Frame 1 (no input): blank canvas, image omitted
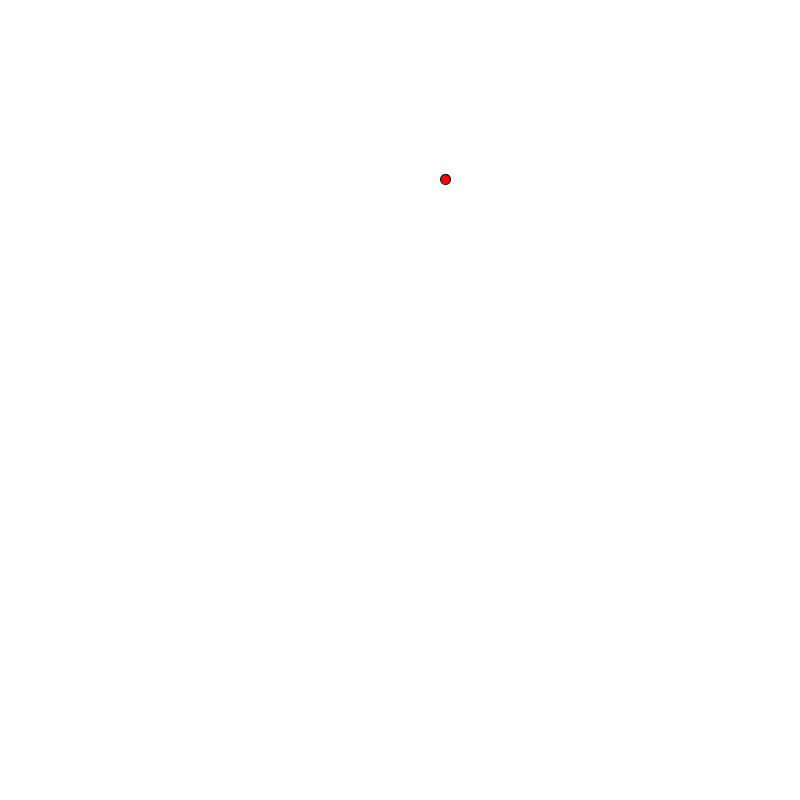
Frame 60 (the mouse pressed at the canvas centre just before this capture)
Frame 120 (the mouse held since frame 60 and released just before this capture): blank canvas, image omitted

The Processing sketch that drew this single still picture (run headless with seeded random() and noise(); from frame 60 on, the mouse is pressed at the canvas centre):

// Processing sketch: Exercise_4_movingDot
// ── Exercise_4_movingDot.pde
/*
Exercise 4 Vectors
Feb 12 2019
*/


PVector pos;
PVector velocity;
PVector acceleration;
PVector dir;

void setup(){
  size(800,800);
  pos = new PVector(random(width),random(height));
  velocity = new PVector();
  acceleration = new PVector();
  dir = new PVector();
}


void draw(){
  background(255);
  pos = pos.add(velocity);
  velocity = velocity.add(acceleration);
  
  PVector cursorPos = new PVector(mouseX,mouseY);
  dir = cursorPos.sub(pos);
  dir.normalize();
  acceleration = dir.mult(0.05);
  velocity.limit(2);
  
  fill(255,0,0);
  ellipse(pos.x,pos.y,10,10);
}
